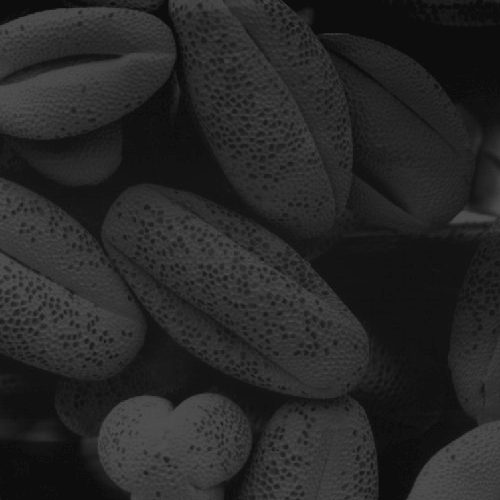
#> input picture a1images/shells.tif, 500 x 500 px
$ jupyter execute Question_5.ipynb
#> lines starting #> are read from the running program, lines starting #| are printed output that depends on the picture
## 5. Histogram Equalization

[cell 1]
import matplotlib.pyplot as plt
import numpy as np
import cv2 as cv

### Equalization Using Custom Equalizing Function

[cell 2]
# Import Shells image
shells = cv.imread('a1images/shells.tif', cv.IMREAD_GRAYSCALE)
#> shells is the input picture: shape (500, 500); min 13, max 83, mean 38.7
assert shells is not None


def histogram_equalization(f):
    # Get image details
    L = 256
    M, N = f.shape
#> M = 500; N = 500

    # Get histogram
    hist = cv.calcHist([f], [0], None, [L], [0, L])
#> hist = 256 values, max 17718 at index 13, min 0 at index 0, mean 976.6
    cdf = hist.cumsum() # calculate cumulative distribution function
#> cdf = 256 values from 0 to 250000

    # Define transformation
    t = np.array([(L-1)/(M*N)*cdf[i] for i in range(256)], dtype=np.uint8)
#> t = 256 values from 0 to 255

    return t[f]
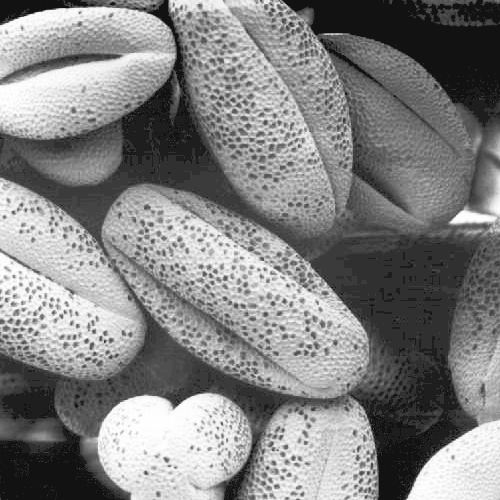
#> returned value: shape (500, 500); min 18, max 255, mean 130.5

[cell 3]
# Do histrogram equalization
equalized = histogram_equalization(shells)

fig, ax = plt.subplots(1, 2, figsize=(12, 8))
ax[0].imshow(shells, cmap='gray', vmin=0, vmax=255)
ax[0].set_title('Original Image')
ax[0].axis('off')
ax[1].imshow(equalized, cmap='gray', vmin=0, vmax=255)
ax[1].set_title('Histogram Equalization')
ax[1].axis('off')

# Show the plot
plt.show()
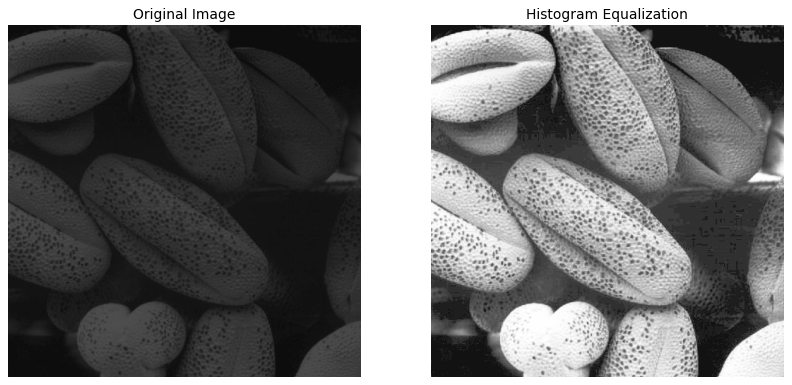
#> figure drawn by matplotlib, 2 panels

[cell 4]
# Compute the histograms for both images
hist3 = cv.calcHist([shells], [0], None, [256], [0, 256])     # Calculate the histogram of the original image
#> hist3 has the same summary as hist in histogram_equalization
equalized = histogram_equalization(shells)
hist4 = cv.calcHist([equalized], [0], None, [256], [0, 256])      # Calculate the histogram of the equalized image
#> hist4 = 256 values, max 18320 at index 18, min 0 at index 0, mean 976.6

fig, ax = plt.subplots(1, 2, figsize=(12, 4))
ax[0].plot(hist3)
ax[0].set_title('Histogram of the Original Image')
ax[0].set_xlabel('Intensity Value')
ax[0].set_ylabel('Frequency')
ax[1].plot(hist4)
ax[1].set_title('Histogram of the Equalized Image')
ax[1].set_xlabel('Intensity Value')
ax[1].set_ylabel('Frequency')
plt.show()
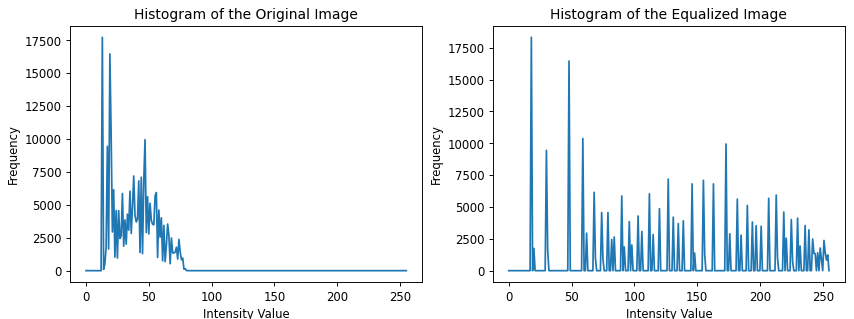
#> figure drawn by matplotlib, 2 panels; panel 1: curve peaks at x = 13, y = 17718; panel 2: curve peaks at x = 18, y = 18320

### Equalization Using In-built Equalizing Function

[cell 5]
equal = cv.equalizeHist(shells)
fig, ax = plt.subplots(1, 2, figsize=(12, 8))
ax[0].imshow(shells, cmap='gray', vmin=0, vmax=255)
ax[0].set_title('Original Image')
ax[0].axis('off')
ax[1].imshow(equal, cmap='gray', vmin=0, vmax=255)
ax[1].set_title('Histogram Equalization')
ax[1].axis('off')

# Show the plot
plt.show()
